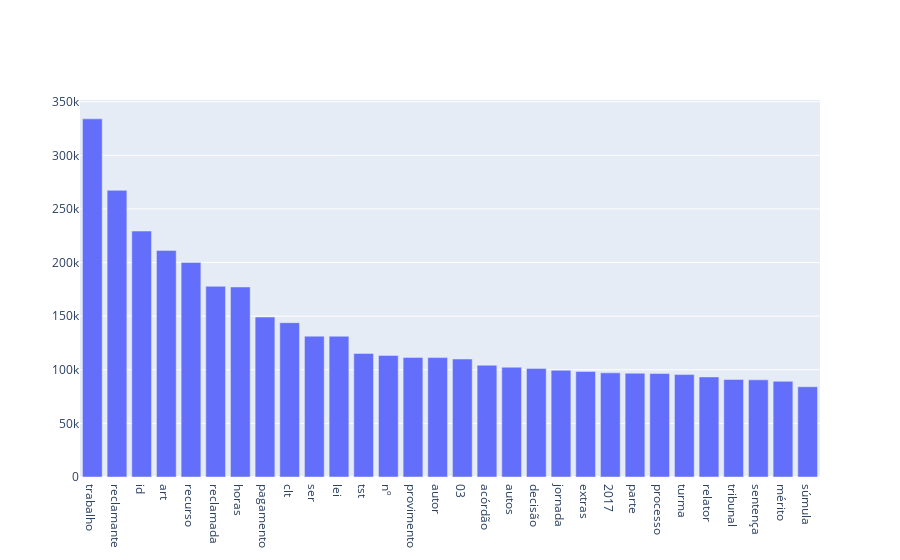

Here is the notebook cell this chart was saved with:
### Code cell
trace = go.Bar(x=df2["INTEIRO_TEOR"], y=df2["QUANTIDADE"])
iplot({"data":[trace]})

### Figure 1 — Plotly figure (JSON) as saved in the notebook; plotly's stock layout.template omitted (floating-point values rounded to 4 significant figures)
{"data": [{"type": "bar", "x": ["trabalho", "reclamante", "id", "art", "recurso", "reclamada", "horas", "pagamento", "clt", "ser", "lei", "tst", "nº", "provimento", "autor", "03", "acórdão", "autos", "decisão", "jornada", "extras", "2017", "parte", "processo", "turma", "relator", "tribunal", "sentença", "mérito", "súmula"], "y": [334005, 267339, 229353, 211333, 200110, 177842, 177217, 149157, 143941, 131354, 131272, 115246, 113389, 111533, 111330, 110038, 104231, 102404, 101289, 99533, 98464, 97154, 96775, 96493, 95526, 93346, 90956, 90608, 89232, 84152]}], "layout": {"autosize": true, "xaxis": {"autorange": true, "range": [-0.5, 29.5], "type": "category"}, "yaxis": {"autorange": true, "range": [0, 351600.0], "type": "linear"}}}
